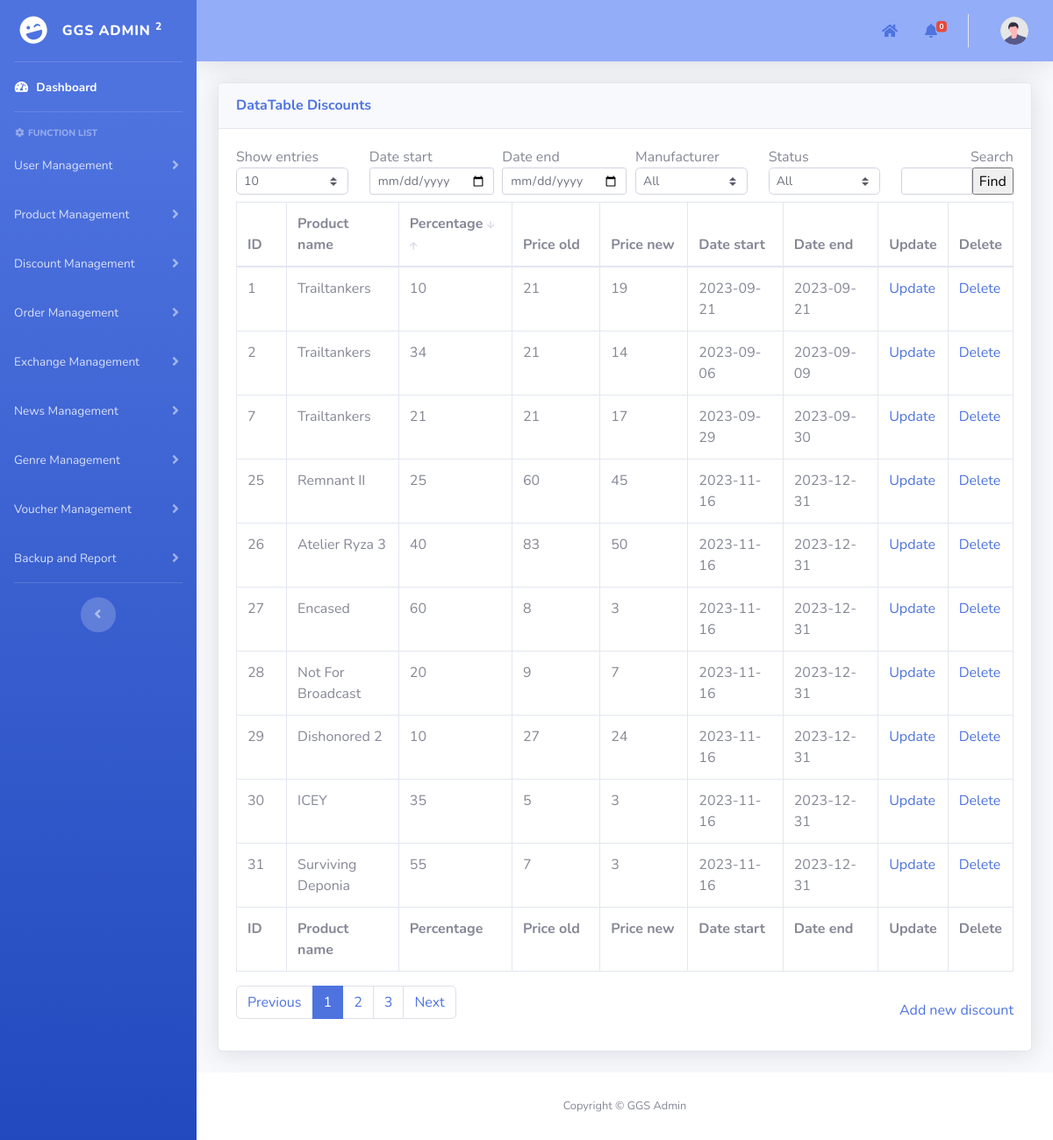
The page /admin/pages/discountManagement/discounts_Management.php on the database its author committed.
### tables this page shows
CREATE TABLE `discounts` (
  `id` int(11) NOT NULL AUTO_INCREMENT,
  `product_id` int(11) DEFAULT NULL,
  `discount_amount` int(11) NOT NULL,
  `start_date` date DEFAULT NULL,
  `end_date` date DEFAULT NULL,
  PRIMARY KEY (`id`),
  KEY `discounts_ibfk_1` (`product_id`),
  CONSTRAINT `discounts_ibfk_1` FOREIGN KEY (`product_id`) REFERENCES `products` (`id`) ON DELETE CASCADE ON UPDATE CASCADE
);

CREATE TABLE `products` (
  `id` int(11) NOT NULL AUTO_INCREMENT,
  `id_manufacturer` int(11) NOT NULL,
  `product_name` varchar(100) NOT NULL,
  `image_avt_url` varchar(50) NOT NULL,
  `description` text NOT NULL,
  `video_trailer_url` varchar(50) NOT NULL,
  `source` varchar(50) NOT NULL,
  `price` int(11) NOT NULL,
  `release_date` date NOT NULL,
  `units_sold` int(11) NOT NULL DEFAULT 0,
  `classify` enum('game','gear') NOT NULL,
  PRIMARY KEY (`id`),
  KEY `fk_manufacturer_id` (`id_manufacturer`),
  CONSTRAINT `fk_manufacturer_id` FOREIGN KEY (`id_manufacturer`) REFERENCES `users` (`id`) ON DELETE CASCADE ON UPDATE CASCADE
);

### admin/pages/discountManagement/discounts_Management.php (the view, shortened to what the rows shown need)
<?php
function print_data($id, $product_name, $discount_amount, $price_old, $start_date, $end_date)
{
    $price_new = round($price_old - ($price_old * ($discount_amount / 100)));
    echo "<tr>
    <td>
        $id
    </td>
    <td>
        $product_name
    </td>
    <td>
        $discount_amount
    </td>
    <td>
        $price_old
    </td>
    <td>
        $price_new
    </td>
    <td>
        $start_date
    </td>
    <td>
        $end_date
    </td>
    <td><a href='update_discount.php?id=$id'>Update</a></td>
    <td><a href='javascript:deleteItem($id)'>Delete</a></td>
</tr>";
}
?>
<?php
include("../add_template.php");
function main()
{
    include("../../../mod/database_connection.php");
    $search = isset($_POST["search"]) ? $_POST["search"] : "";
    $status = isset($_POST["status"]) ? $_POST["status"] : "all";
    $date_start = isset($_POST["date_start"]) ? $_POST["date_start"] : "";
    $date_end = isset($_POST["date_end"]) ? $_POST["date_end"] : "";
    $show_entries = isset($_POST["show_entries"]) ? $_POST["show_entries"] : 10;
    if (isset($_GET['page'])) {
        $page = $_GET['page'];
    } else {
        $page = 1;
    }
    if ($page == 1) {
        $begin = 0;
    } else {
        $begin = ($page * $show_entries) - $show_entries;
    }
    $query = "SELECT d.id,product_id,id_manufacturer,product_name, discount_amount,price,start_date,end_date
        FROM discounts d, products p
        WHERE p.id = d.product_id AND p.product_name LIKE ? ";
    $params = array("%" . $search . "%");
    $query .= "LIMIT ?, ?";
    $params[] = $begin;
    $params[] = $show_entries;
    $stmt = $conn->prepare($query);
    $stmt->bind_param(str_repeat("s", count($params)), ...$params);
    if (!$stmt->execute()) {
        die("Execute failed: " . $stmt->error);
    }
    $result = $stmt->get_result();
    ?>
    <div class="container-fluid">
        <form method="post" name="frmDataDiscount">
            <div class="card shadow mb-4">
                <div class="card-body">
                    <div class="table-responsive">
                        <div id="dataTable_wrapper" class="dataTables_wrapper dt-bootstrap4">
                            <div id="table_data_return">
                                <div class="row">
                                    <div class="col-sm-12">
                                        <table class="table table-bordered dataTable" id="dataTable" width="100%"
                                            cellspacing="0" role="grid" aria-describedby="dataTable_info"
                                            style="width: 100%;">
                                            <thead>
                                                <tr role="row">
                                                    <th class="sorting sorting_asc" tabindex="0" aria-controls="dataTable"
                                                        rowspan="1" colspan="1" aria-sort="ascending"
                                                        aria-label="ID: activate to sort column descending"
                                                        style="width: 70px;">
                                                        ID
                                                    </th>
                                                    <th class="sorting" tabindex="0" aria-controls="dataTable" rowspan="1"
                                                        colspan="1"
                                                        aria-label="Product name: activate to sort column ascending"
                                                        style="width: 147px;">
                                                        Product name</th>
                                                    <th class="sorting" tabindex="0" aria-controls="dataTable" rowspan="1"
                                                        colspan="1"
                                                        aria-label="Discount amount: activate to sort column ascending"
                                                        style="width: 150px;">
                                                        Percentage
                                                        <a
                                                            href="javascript:a('discounts_Management.php?page=<?php echo $page; ?><?= isset($_GET['desc_percent']) ? '' : '&desc_percent' ?>')">
                                                            <i
                                                                class="fas fa-arrow-down <?= isset($_GET['desc_percent']) ? 'icon1' : 'icon' ?>"></i>
                                                        </a>
                                                        <a
                                                            href="javascript:a('discounts_Management.php?page=<?php echo $page; ?><?= isset($_GET['asc_percent']) ? '' : '&asc_percent' ?>')">
                                                            <i
                                                                class="fas fa-arrow-up <?= isset($_GET['asc_percent']) ? 'icon1' : 'icon' ?>"></i>
                                                        </a>
                                                    </th>
                                                    <th class="sorting" tabindex="0" aria-controls="dataTable" rowspan="1"
                                                        colspan="1"
                                                        aria-label="Price old: activate to sort column ascending"
                                                        style="width: 139px;">
                                                        Price old
                                                    </th>
                                                    <th class="sorting" tabindex="0" aria-controls="dataTable" rowspan="1"
                                                        colspan="1"
                                                        aria-label="Price new: activate to sort column ascending"
                                                        style="width: 139px;">
                                                        Price new</th>
                                                    <th class="sorting" tabindex="0" aria-controls="dataTable" rowspan="1"
                                                        colspan="1"
                                                        aria-label="Date start: activate to sort column ascending"
                                                        style="width: 147px;">
                                                        Date start</th>
                                                    <th class="sorting" tabindex="0" aria-controls="dataTable" rowspan="1"
                                                        colspan="1" aria-label="Date end: activate to sort column ascending"
                                                        style="width: 147px;">
                                                        Date end</th>
                                                    <th class="sorting" tabindex="0" aria-controls="dataTable" rowspan="1"
                                                        colspan="1" aria-label="Age: activate to sort column ascending"
                                                        style="width: 70px;">Update
                                                    </th>
                                                    <th class="sorting" tabindex="0" aria-controls="dataTable" rowspan="1"
                                                        colspan="1" aria-label="Age: activate to sort column ascending"
                                                        style="width: 70px;">Delete
                                                    </th>
                                                </tr>
                                            </thead>
                                            <tfoot>
                                                <tr>
                                                    <th rowspan="1" colspan="1">ID</th>
                                                    <th rowspan="1" colspan="1">Product name</th>
                                                    <th rowspan="1" colspan="1">Percentage</th>
                                                    <th rowspan="1" colspan="1">Price old</th>
                                                    <th rowspan="1" colspan="1">Price new</th>
                                                    <th rowspan="1" colspan="1">Date start</th>
                                                    <th rowspan="1" colspan="1">Date end</th>
                                                    <th rowspan="1" colspan="1">Update</th>
                                                    <th rowspan="1" colspan="1">Delete</th>
                                                </tr>
                                            </tfoot>
                                            <tbody>
                                                <?php
                                                if ($date_start != "" && $date_end != "" && $date_start > $date_end) {
                                                    echo '<td></td><td style="border: none;">Error: Start date must be greater than end date</td>';
                                                } else {
                                                    if ($result->num_rows > 0 && $status != "no_discount") {
                                                        while ($row = $result->fetch_assoc()) {
                                                            print_data($row['id'], $row['product_name'], $row['discount_amount'], $row['price'], $row['start_date'], $row['end_date']);
                                                        }
                                                    }
                                                                ?>
                                                                <?php
                                                }
                                                ?>
                                            </tbody>
                                        </table>
                                    </div>
                                </div>
                            </div>
                        </div>
                    </div>
                </div>
            </div>
        </form>
    </div>
<?php }
?>

### rows shown on the page
discounts: id "1", product.product_name "Trailtankers", discount_amount "10", product.price "21", price_new "19", start_date "2023-09-21", end_date "2023-09-21"
discounts: id "2", product.product_name "Trailtankers", discount_amount "34", product.price "21", price_new "14", start_date "2023-09-06", end_date "2023-09-09"
discounts: id "7", product.product_name "Trailtankers", discount_amount "21", product.price "21", price_new "17", start_date "2023-09-29", end_date "2023-09-30"
discounts: id "25", product.product_name "Remnant II", discount_amount "25", product.price "60", price_new "45", start_date "2023-11-16", end_date "2023-12-31"
discounts: id "26", product.product_name "Atelier Ryza 3", discount_amount "40", product.price "83", price_new "50", start_date "2023-11-16", end_date "2023-12-31"
discounts: id "27", product.product_name "Encased", discount_amount "60", product.price "8", price_new "3", start_date "2023-11-16", end_date "2023-12-31"
discounts: id "28", product.product_name "Not For Broadcast", discount_amount "20", product.price "9", price_new "7", start_date "2023-11-16", end_date "2023-12-31"
discounts: id "29", product.product_name "Dishonored 2", discount_amount "10", product.price "27", price_new "24", start_date "2023-11-16", end_date "2023-12-31"
discounts: id "30", product.product_name "ICEY", discount_amount "35", product.price "5", price_new "3", start_date "2023-11-16", end_date "2023-12-31"
discounts: id "31", product.product_name "Surviving Deponia", discount_amount "55", product.price "7", price_new "3", start_date "2023-11-16", end_date "2023-12-31"
